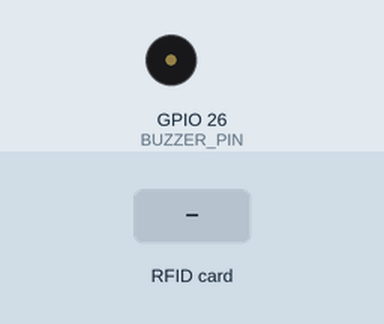
This sketch was run on a simulated ESP32. Parts: buzzer (waves = sounding, pin HIGH). Inputs (shaded band) come from the test bench. WiFi joins after 1.5 s; servers stay silent unless stated; no MQTT or app messages arrive unless stated; what the sketch prints to the serial monitor is not drawn.

Above: at 2.8 s.
2.9 s: RFID card 5E 7A 19 C4 held to the reader
At 3.01 s:
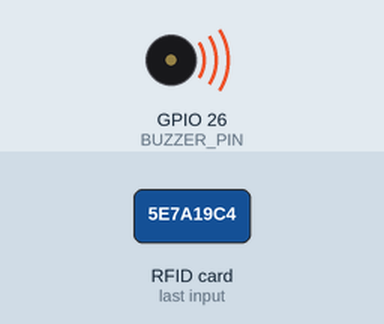
Timing chart, 0 to 5.9 s (numbered marks = the images above; inputs shaded):
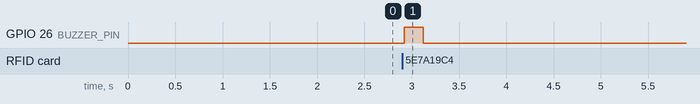

The sketch:

arduino_post_done.ino
```cpp
#include <WiFi.h>
#include <WiFiClientSecure.h>
#include <PubSubClient.h>
#include <SPI.h>
#include <MFRC522.h>

#define SS_PIN 5
#define RST_PIN 22
#define BUZZER_PIN 26

const char* ssid = "DIGIFIBRA-E0EC";
const char* password = "MR43YY3M7Y";

const char* mqtt_server = "a3thxs542ooxbt-ats.iot.us-east-1.amazonaws.com";
const int mqtt_port = 8883;
const char* mqtt_topic = "asix/fichajes";
const char* client_id = "asix_device_1";

// Certificados incrustados como strings
const char* ca_cert = R"EOF(
-----BEGIN CERTIFICATE-----
MIIDQTCCAimgAwIBAgITBmyfz5m/jAo54vB4ikPmljZbyjANBgkqhkiG9w0BAQsF
ADA5MQswCQYDVQQGEwJVUzEPMA0GA1UEChMGQW1hem9uMRkwFwYDVQQDExBBbWF6
b24gUm9vdCBDQSAxMB4XDTE1MDUyNjAwMDAwMFoXDTM4MDExNzAwMDAwMFowOTEL
MAkGA1UEBhMCVVMxDzANBgNVBAoTBkFtYXpvbjEZMBcGA1UEAxMQQW1hem9uIFJv
b3QgQ0EgMTCCASIwDQYJKoZIhvcNAQEBBQADggEPADCCAQoCggEBALJ4gHHKeNXj
ca9HgFB0fW7Y14h29Jlo91ghYPl0hAEvrAIthtOgQ3pOsqTQNroBvo3bSMgHFzZM
9O6II8c+6zf1tRn4SWiw3te5djgdYZ6k/oI2peVKVuRF4fn9tBb6dNqcmzU5L/qw
IFAGbHrQgLKm+a/sRxmPUDgH3KKHOVj4utWp+UhnMJbulHheb4mjUcAwhmahRWa6
VOujw5H5SNz/0egwLX0tdHA114gk957EWW67c4cX8jJGKLhD+rcdqsq08p8kDi1L
93FcXmn/6pUCyziKrlA4b9v7LWIbxcceVOF34GfID5yHI9Y/QCB/IIDEgEw+OyQm
jgSubJrIqg0CAwEAAaNCMEAwDwYDVR0TAQH/BAUwAwEB/zAOBgNVHQ8BAf8EBAMC
AYYwHQYDVR0OBBYEFIQYzIU07LwMlJQuCFmcx7IQTgoIMA0GCSqGSIb3DQEBCwUA
A4IBAQCY8jdaQZChGsV2USggNiMOruYou6r4lK5IpDB/G/wkjUu0yKGX9rbxenDI
U5PMCCjjmCXPI6T53iHTfIUJrU6adTrCC2qJeHZERxhlbI1Bjjt/msv0tadQ1wUs
N+gDS63pYaACbvXy8MWy7Vu33PqUXHeeE6V/Uq2V8viTO96LXFvKWlJbYK8U90vv
o/ufQJVtMVT8QtPHRh8jrdkPSHCa2XV4cdFyQzR1bldZwgJcJmApzyMZFo6IQ6XU
5MsI+yMRQ+hDKXJioaldXgjUkK642M4UwtBV8ob2xJNDd2ZhwLnoQdeXeGADbkpy
rqXRfboQnoZsG4q5WTP468SQvvG5
-----END CERTIFICATE-----
)EOF";

const char* client_cert = R"KEY(
-----BEGIN CERTIFICATE-----
MIIDWTCCAkGgAwIBAgIUdq1cot1Ru+e1yx3UeVrBA0kbc3owDQYJKoZIhvcNAQEL
BQAwTTFLMEkGA1UECwxCQW1hem9uIFdlYiBTZXJ2aWNlcyBPPUFtYXpvbi5jb20g
SW5jLiBMPVNlYXR0bGUgU1Q9V2FzaGluZ3RvbiBDPVVTMB4XDTI1MDYwNTEwMTIz
NloXDTQ5MTIzMTIzNTk1OVowHjEcMBoGA1UEAwwTQVdTIElvVCBDZXJ0aWZpY2F0
ZTCCASIwDQYJKoZIhvcNAQEBBQADggEPADCCAQoCggEBALjeOm0i9vhh05SEa5pL
0f4+l4V+qFBc/QHw3BtZq9dWwob79r2sVvqtJTRslZGZnoSwMBgbyX67Jw7Jx4LQ
Lj/PPIKp+Z9ZbFiF8ajsgWqL9pWgOL1zPGa7W9y2plAytg3FbkzwgMLzby1JgOvk
QMlOftVXNhbFoTvqblHXv1DkzlCSJfyRbUWeUZGMpxxI82ExhNYnsTR4KVr3Gp0e
7rVVZntZ+Elj6/ZGIm0I+r39WObpaXvl0xz8jBXRWSxqNiRppdodEeSJAfxKMezn
CtvLhbGarN8DtyWkmeNS69BDghSk288aaTcP/UK46OVddSvz3m0XZjU6j2s7WSju
6PsCAwEAAaNgMF4wHwYDVR0jBBgwFoAUfjZJv+VGqtUJdsuB/x8V8QK7GOgwHQYD
VR0OBBYEFLLCfxoqH3NVyE71r8/iOb7yxtHPMAwGA1UdEwEB/wQCMAAwDgYDVR0P
AQH/BAQDAgeAMA0GCSqGSIb3DQEBCwUAA4IBAQCrW3M574gXuccc6woAdwGy7qWY
jhLzXkDQ6aE5lvEnOh3S7d+0h9Mur0K0RlG26zAnAaOZOqS7rV6XDIgeQsXgI7+7
2YiE3V2cN6z7yF0zLVubfFvcnhVg7hMQ0Ti8syp1sVQJpP/5nKfqmmsxtuaambmZ
iI7HGLK4TM/0ZvWtoDbDz8b0L8JmSZLxMPxXie+tU4MrI76UbgDCxzHYiVntOXKc
q+zfkuK7U8YVmmf/IgCdlxWtaJZBEE+DIkVSNgWtTWyhVjybtjfpZy0TtFw78noL
TEfsDTTovts6rSsrfWCbj5BShiG+Yx45UBoekbxk3BDE4PHNjofFSsbeyhl8
-----END CERTIFICATE-----
)KEY";

const char* client_key = R"KEY(
-----BEGIN RSA PRIVATE KEY-----
MIIEpAIBAAKCAQEAuN46bSL2+GHTlIRrmkvR/j6XhX6oUFz9AfDcG1mr11bChvv2
vaxW+q0lNGyVkZmehLAwGBvJfrsnDsnHgtAuP888gqn5n1lsWIXxqOyBaov2laA4
vXM8Zrtb3LamUDK2DcVuTPCAwvNvLUmA6+RAyU5+1Vc2FsWhO+puUde/UOTOUJIl
/JFtRZ5RkYynHEjzYTGE1iexNHgpWvcanR7utVVme1n4SWPr9kYibQj6vf1Y5ulp
e+XTHPyMFdFZLGo2JGml2h0R5IkB/Eox7OcK28uFsZqs3wO3JaSZ41Lr0EOCFKTb
zxppNw/9Qrjo5V11K/PebRdmNTqPaztZKO7o+wIDAQABAoIBAQCOK1kDVUBZA+KS
9MNLhcOYosoj/6OxKdHpDDI5Vlyw3if7Zwn6E+9QGJfkGR1tO5aMtHJIGBZ9P7Bp
zwN/tlna+KSwV8eApGSOL3QJVNix97FKoE0CZPyuhKfAtTZxto4LSSnqQYrEYjG9
wilDP+YS6irgJpGSMaotSbxNdH3M1tjfvFHjzBd+WUxwCzksGUtsOkbo3isjUtj1
kZhtmwogbHKwMvluhNDb3WbHADhGh4Ip5MEi9Mlw1dopgNf0fNs4VkbbxuOPWSjj
Q8H9DhNYgVrYSl/qr1rW4kKrVWfw0pbYhEoQ36PS8yoB8dTjmXSywCnEBZrh86gt
f4f4mHcBAoGBAPGjc3BUJcwf5WD/D0wZ/UhSWKeN3gLwOMv3rodBAM5/WaBgzDyE
v2d5Cg+YOKJcKYyUs2bHUsuNDH0dULv7ul1ygV/Tv/Frtu47dW3Kj1ieouaIdmRu
8iXNj7eI9LAl99XkjKMnzeIMYRTI5d+09LnMTVLd02onzeB/UHLaqzuHAoGBAMPb
AtNm7VwtcGRqYn1ZUrNRyNaaLpj3YGEVX5XNTxeei1yh66Hqr5LKCyK84o2pLvBR
Cb5mSAkouobtozpB+RJzkNTON77/a43WtbHDVnmkRCe58CW1uHfLLKXRtmTrLT0d
6jWezC3WiJBvR8kzv+RvJf50NLYfOuUKmTIW1gvtAoGAGPFjYCv/ftOoDNwnSxa/
s3B0oE8fpLQBWOSnSmTmXWp96PU0/+ZAD8FJzZRL/E6BJ3bOEgTvQf28VUnqZI02
jqDcQ/UKsjQJPQw8Meof4+j0LdHWTsW5Dzfp5usnPuucaqLd9ZWNRhE7EDcwq2f1
fxxcuvoU8bdMJClgN4rk9A8CgYA76CuvGhaUUVnFfTzu9nlzXBrAeZyzMUeLqov4
ODpvERGznduDRVO65I4PbBMoHY27+C2wzXxPQOP9DYcV9MQIvsyYKxOmGl59niUp
YIR85J/sPtWT00e/bKgVeFX//Gd0AEh5aj8t7icLdt5QTsHtT4ohkM3mvxq2oE1H
ovCJ6QKBgQDRPu6ZCol7YWwx6sQoyo/Z6JAqxWklJKvu1TdC2NvwdyIcqSnQyKMy
m1S2tS9M5ZR8akRWDOAq27EkoNg2HIST9llwEm2kniRZfSUMhgnT6IvBFiCSfuia
AFHDiIrP+25VFZ3+cBMkZrQyRsiVpsAxgPxrTY2cnYYiWOyTf8/jYg==
-----END RSA PRIVATE KEY-----
)KEY";

// NFC y WiFi
MFRC522 mfrc522(SS_PIN, RST_PIN);
WiFiClientSecure net;
PubSubClient client(net);
bool tarjetaPresente = false;

void successBeep() {
  digitalWrite(BUZZER_PIN, HIGH);
  delay(200);
  digitalWrite(BUZZER_PIN, LOW);
}

void errorBeep() {
  for (int i = 0; i < 2; i++) {
    digitalWrite(BUZZER_PIN, HIGH);
    delay(100);
    digitalWrite(BUZZER_PIN, LOW);
    delay(100);
  }
}

void connectAWS() {
  net.setCACert(ca_cert);
  net.setCertificate(client_cert);
  net.setPrivateKey(client_key);
  client.setServer(mqtt_server, mqtt_port);

  while (!client.connected()) {
    Serial.println("Conectando a AWS IoT...");
    if (client.connect(client_id)) {
      Serial.println("✅ Conectado a AWS IoT");
    } else {
      Serial.print("❌ Falló conexión: ");
      Serial.println(client.state());
      delay(5000);
    }
  }
}

void setup() {
  Serial.begin(115200);
  SPI.begin();
  mfrc522.PCD_Init();
  pinMode(BUZZER_PIN, OUTPUT);

  WiFi.begin(ssid, password);
  Serial.println("Conectando a WiFi...");
  while (WiFi.status() != WL_CONNECTED) {
    delay(500);
    Serial.print(".");
  }
  Serial.println("\n✅ WiFi conectado");
  connectAWS();
}

void loop() {
  if (!client.connected()) {
    connectAWS();
  }
  client.loop();

  if (mfrc522.PICC_IsNewCardPresent() && mfrc522.PICC_ReadCardSerial()) {
    if (!tarjetaPresente) {
      tarjetaPresente = true;

      String uid = "";
      for (byte i = 0; i < mfrc522.uid.size; i++) {
        uid += String(mfrc522.uid.uidByte[i], HEX);
      }
      uid.toUpperCase();
      Serial.println("UID leído: " + uid);

      String payload = "{\"uid\":\"" + uid + "\"}";
      client.publish(mqtt_topic, payload.c_str());
      Serial.println("📤 UID publicado vía MQTT");
      successBeep();

      mfrc522.PICC_HaltA();
      mfrc522.PCD_StopCrypto1();

      delay(1000); // Espera para evitar lecturas duplicadas muy rápidas
    }
  } else {
    tarjetaPresente = false;  // Resetea si se retira la tarjeta
  }
}
```

Measured:
- after the input at 2.9 s, GPIO 26 (BUZZER_PIN): LOW → HIGH at once, → LOW 0.20 s later
